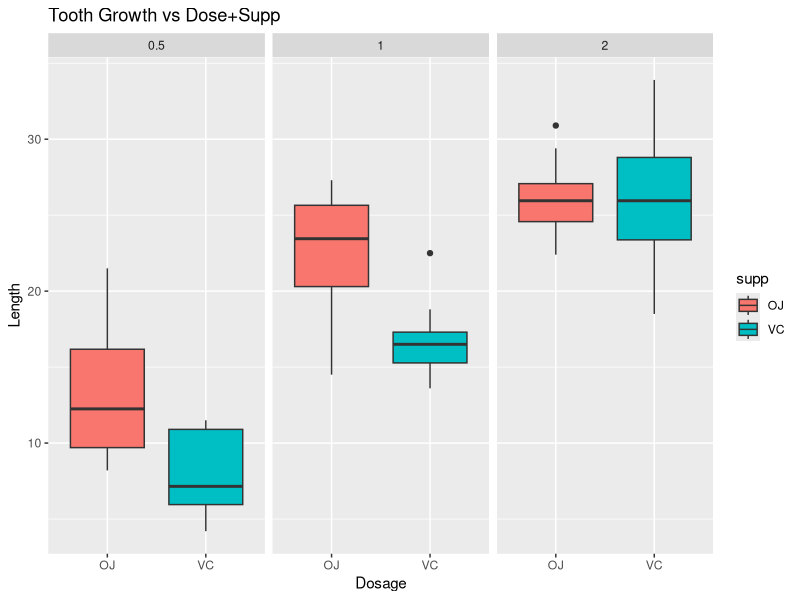
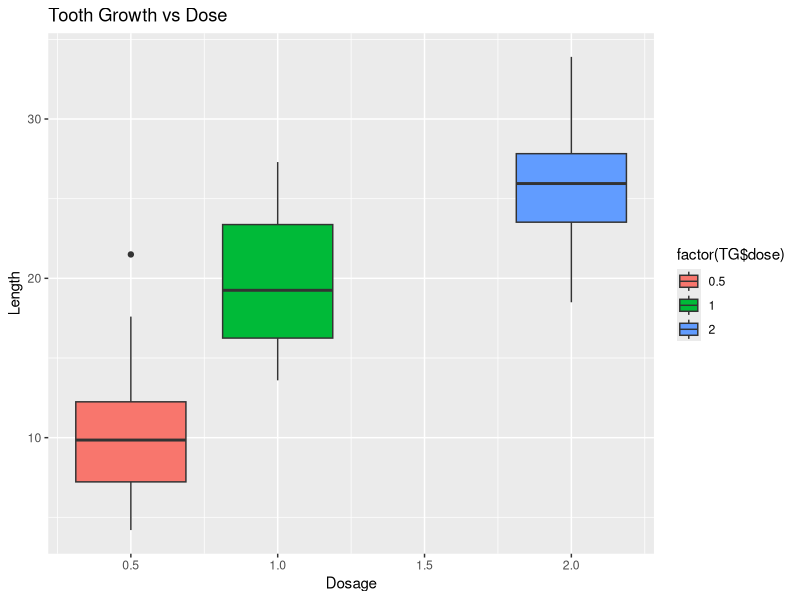
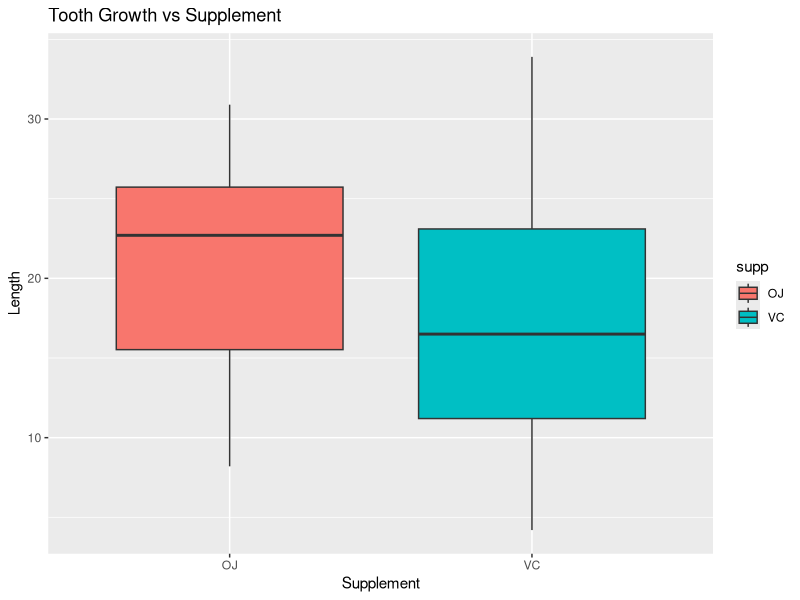

Generate these figures, in order, with R:
library(datasets)
library(ggplot2)

TG<-as.data.frame(ToothGrowth)
head(TG)
summary(TG)

#plotting tooth growth vs dose+supp
LenBox <- ggplot(data = TG,aes(x = supp,y = len))+
    geom_boxplot(aes(fill = supp))+
    facet_wrap(~dose)+
    labs(title ="Tooth Growth vs Dose+Supp",x = "Dosage",y = "Length")

print(LenBox)

#plotting tooth growth vs dose
LenDoseBox<- ggplot(TG,aes(x = TG$dose, y = TG$len ,group = TG$dose))+
    geom_boxplot(aes(fill= factor(TG$dose)))+
    labs(title = "Tooth Growth vs Dose",x = "Dosage",y = "Length")

print(LenDoseBox)

#plotting tooth growth vs supp
LenSuppBox<- ggplot(TG,aes(x = TG$supp, y = TG$len ,group = TG$supp))+
    geom_boxplot(aes(fill=supp))+
    labs(title ="Tooth Growth vs Supplement",x = "Supplement",y = "Length")

print(LenSuppBox)


#--------------- Teeth Growth Vs Supplement -----------------------#

#Assumptions - teeth growth distribution population variance is same as sample variance
# The distribution is normally distributed iid

# Null Hypothesis that there is no difference in teeth growth due to Supplement
# Alternate Hypothesis there exists a significant relationship between teeth growth and Supplement at 95% conf level

lenOJ <- TG$len[TG$supp=='OJ']
lenVC <- TG$len[TG$supp=='VC']

t.test(x = lenOJ,y = lenVC, paired = FALSE,var.equal = TRUE)$conf
t.test(x = lenOJ,y = lenVC, paired = FALSE,var.equal = TRUE)$p.value

#Since P value is >6% we fail to reject null hypothesis at 95% confidence interval level

# Null Hypothesis that there is no difference in teeth growth due to Supplement
# Alternate Hypothesis that OJ supplement leads to higher teeth growth
lenOJ2 <- TG$len[TG$supp=='OJ' & TG$dose!=2]
lenVC2 <- TG$len[TG$supp=='VC' & TG$dose!=2]
t.test(x = lenOJ2,y = lenVC2, paired = FALSE,var.equal = TRUE)$conf.int
t.test(x = lenOJ2,y = lenVC2, paired = FALSE,var.equal = TRUE)$p.value

#Since P value is <5% for the t test we can reject the null hypothesis at 95% confidence interval level




#--------------- Teeth Growth Vs Dosage -----------------------#

#Assumptions - teeth growth distribution population variance is same as sample variance

# Null Hypothesis that there is no difference in teeth growth due to Dosage
# Alternate Hypothesis there exists a significant relationship between teeth growth and Dosage at 95% conf level
len_0.5 <- TG$len[TG$dose==0.5]
len_1 <-  TG$len[TG$dose==1]
len_2 <-  TG$len[TG$dose==2]


#Dose 0.5 vs Dose 1
test_0.5_1 <- t.test(x = len_1,y = len_0.5, paired = FALSE,var.equal = TRUE)
test_0.5_1$p.value
test_0.5_1$conf.int
#Null Hypothesis rejected at 95% confidence level for two sided t-test

#Dose 1 vs Dose 2
test_1_2 <- t.test(x = len_2,y = len_1, paired = FALSE,var.equal = TRUE)
test_1_2$p.value
test_1_2$conf.int
#Null Hypothesis rejected at 95% confidence level for two sided t-test

#Dose 2 vs Dose 0.5
test_2_0.5 <- t.test(x = len_2,y = len_0.5, paired = FALSE,var.equal = TRUE)
test_2_0.5$p.value
test_2_0.5$conf.int
#Null Hypothesis rejected at 95% confidence level for two sided t-test
